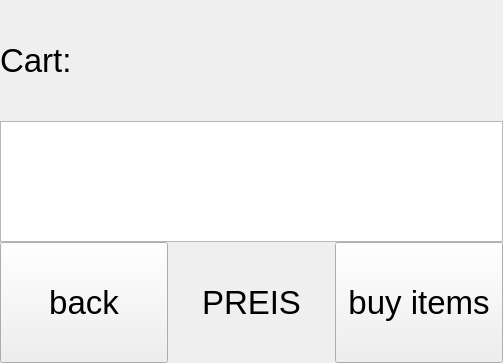
<?xml version="1.0" encoding="UTF-8"?>
<ui version="4.0">
 <class>Shoppingcart</class>
 <widget class="QWidget" name="Shoppingcart">
  <property name="geometry">
   <rect>
    <x>0</x>
    <y>0</y>
    <width>503</width>
    <height>363</height>
   </rect>
  </property>
  <property name="windowTitle">
   <string>Form</string>
  </property>
  <layout class="QGridLayout" name="gridLayout">
   <property name="leftMargin">
    <number>0</number>
   </property>
   <property name="topMargin">
    <number>0</number>
   </property>
   <property name="rightMargin">
    <number>0</number>
   </property>
   <property name="bottomMargin">
    <number>0</number>
   </property>
   <property name="spacing">
    <number>0</number>
   </property>
   <item row="0" column="0">
    <layout class="QVBoxLayout" name="verticalLayout" stretch="1,1,1">
     <item>
      <widget class="QLabel" name="label">
       <property name="font">
        <font>
         <pointsize>25</pointsize>
        </font>
       </property>
       <property name="text">
        <string>Cart:</string>
       </property>
      </widget>
     </item>
     <item>
      <widget class="QListWidget" name="listWidget"/>
     </item>
     <item>
      <layout class="QHBoxLayout" name="horizontalLayout" stretch="1,1,1">
       <property name="spacing">
        <number>0</number>
       </property>
       <item>
        <widget class="QPushButton" name="pushButton_back">
         <property name="sizePolicy">
          <sizepolicy hsizetype="Expanding" vsizetype="Expanding">
           <horstretch>0</horstretch>
           <verstretch>0</verstretch>
          </sizepolicy>
         </property>
         <property name="font">
          <font>
           <pointsize>25</pointsize>
          </font>
         </property>
         <property name="text">
          <string>back</string>
         </property>
        </widget>
       </item>
       <item>
        <widget class="QLabel" name="label_2">
         <property name="font">
          <font>
           <pointsize>25</pointsize>
          </font>
         </property>
         <property name="text">
          <string>PREIS</string>
         </property>
         <property name="alignment">
          <set>Qt::AlignCenter</set>
         </property>
        </widget>
       </item>
       <item>
        <widget class="QPushButton" name="pushButton_buy">
         <property name="sizePolicy">
          <sizepolicy hsizetype="Expanding" vsizetype="Expanding">
           <horstretch>0</horstretch>
           <verstretch>0</verstretch>
          </sizepolicy>
         </property>
         <property name="font">
          <font>
           <pointsize>25</pointsize>
          </font>
         </property>
         <property name="text">
          <string>buy items</string>
         </property>
        </widget>
       </item>
      </layout>
     </item>
    </layout>
   </item>
  </layout>
 </widget>
 <resources/>
 <connections/>
</ui>
